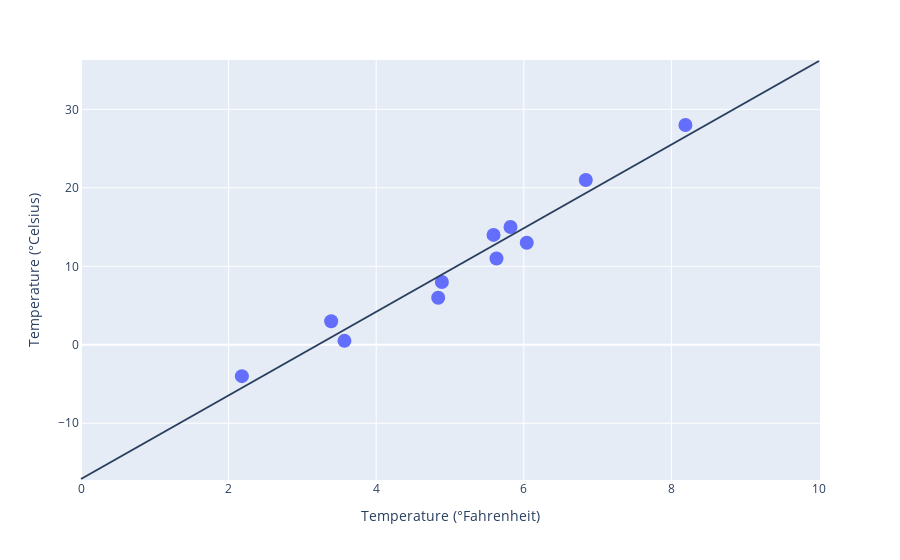

Notebook cell for this chart:
### Code cell
fig = px.scatter(x=t_un.numpy(), y=t_c.numpy())
fig.update_traces(marker=dict(size=14))
fig.update_layout(
    xaxis_title = "Temperature (°Fahrenheit)",
    yaxis_title = "Temperature (°Celsius)")
fig.add_shape(type="line",
            x0 = 0,
            y0 = float(linear_model.bias),
            x1 = 10,
            y1 = float(linear_model(torch.tensor([10.0]))),)

### Figure 1 — Plotly figure (JSON) as saved in the notebook; plotly's stock layout.template omitted (floating-point values rounded to 4 significant figures)
{"data": [{"hovertemplate": "x=%{x}<br>y=%{y}<extra></extra>", "legendgroup": "", "marker": {"color": "#636efa", "size": 14, "symbol": "circle"}, "mode": "markers", "name": "", "orientation": "v", "showlegend": false, "type": "scatter", "x": [3.57, 5.59, 5.82, 8.19, 5.63, 4.89, 3.39, 2.18, 4.84, 6.04, 6.84], "xaxis": "x", "y": [0.5, 14, 15, 28, 11, 8, 3, -4, 6, 13, 21], "yaxis": "y"}], "layout": {"legend": {"tracegroupgap": 0}, "margin": {"t": 60}, "shapes": [{"type": "line", "x0": 0, "x1": 10, "y0": -17.1, "y1": 36.16}], "xaxis": {"anchor": "y", "domain": [0, 1], "title": {"text": "Temperature (°Fahrenheit)"}}, "yaxis": {"anchor": "x", "domain": [0, 1], "title": {"text": "Temperature (°Celsius)"}}}}
